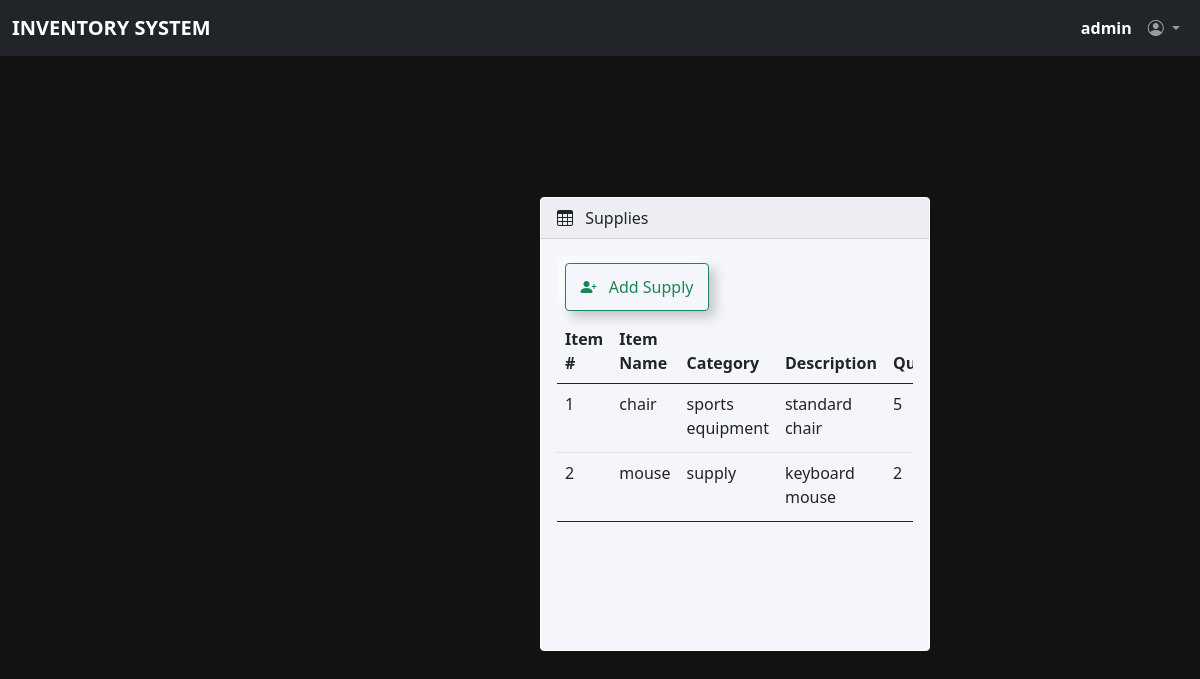
/admin/supplies.php (signed in), run on the app's committed database.
### tables this page shows
CREATE TABLE `supplies` (
  `id` int(11) NOT NULL AUTO_INCREMENT,
  `name` varchar(255) NOT NULL,
  `description` varchar(255) NOT NULL,
  `quantity` int(11) NOT NULL,
  `category` varchar(255) NOT NULL,
  `borrowed_quantity` int(11) NOT NULL,
  `transdate` datetime NOT NULL,
  PRIMARY KEY (`id`)
);

### admin/supplies.php (the view, shortened to what this page needs)
<!DOCTYPE html>
<html lang="en">
<head>
  <link rel="stylesheet" href="css/bootstrap.min.css" />
  <link rel="stylesheet" href="https://cdn.jsdelivr.net/npm/bootstrap-icons@1.4.1/font/bootstrap-icons.css" />
  <link rel="stylesheet" href="css/dataTables.bootstrap5.min.css" />
  <link rel="stylesheet" href="css/style.css" />
</head>
<body class="fixed-left">
  <?php include('includes/navbar.php'); ?>
  <?php include('includes/sidebar.php'); ?>
  <main class="mt-5 pt-3">
    <div class="container-fluid">
      <div class="row">
        <div class="col-md-12 mb-3">
          <div class="card">
            <div class="card-header">
              <span><i class="bi bi-table me-2"></i></span> Supplies
            </div>
            <div class="card-body">
              <div class="table-responsive">
                <table id="example" class="table table-hover data-table" style="width: 100%">
                  <div class="m-2">
                    <button type="button" id="myBtn" class="btn btn-outline-success">
                      <span class="me-2"><i class="bi bi-person-plus-fill"></i></span>
                      Add Supply
                    </button>
                            <?php
                            include "../dbcon.php";
                            ?>
                  </div>
                  <thead class>
                    <tr>
                      <th>Item #</th>
                      <th>Item Name</th>
                      <th>Category</th>
                      <th>Description</th>
                      <th>Quantity</th>
                    </tr>
                  </thead>
                  <tbody>
                    <?php
                    $sql = "SELECT s.`id`,s.`name`,s.`quantity`,s.`description`,s.`category`,(s.`quantity`-s.`borrowed_quantity`) AS remaining FROM `supplies` s;";
                    $actresult = mysqli_query($conn, $sql);
                    while ($result = mysqli_fetch_assoc($actresult)) {
                    ?>
                    <tr>
                      <td>
                        <?php echo $result['id']; ?>
                      </td>
                      <td>
                        <?php echo $result['name']; ?>
                      </td>
                      <td>
                        <?php echo $result['category']; ?>
                      </td>
                      <td>
                        <?php echo $result['description']; ?>
                      </td>
                      <td>
                        <?php echo $result['quantity']; ?>
                      </td>
                    </tr>
                    <?php
                    }
                    ?>
                  </tbody>
                </table>
              </div>
            </div>
          </div>
        </div>
      </div>
    </div>
  </main>
</body>
</html>

### style.css (style rules this page uses)
body { display:flex; flex-direction:column; justify-content:center; min-height:100vh; align-items: center; background-color: #121212; }
.card { width: 390px; height: 454px; background: #F4F6FB; border: 1px solid white; }
button { color: #735F32; width: 9em; height: 3em; border-radius: 50em; font-size: 15px; font-family: inherit; border: none; position: relative; overflow: hidden; z-index: 1; box-shadow: 6px 6px 12px #c5c5c5, -6px -6px 12px #ffffff; text-decoration: none; display: inline-block; }
button::before { content: ''; width: 0; height: 3em; border-radius: 50em; position: absolute; top: 0; left: 0; background-image: linear-gradient(to right, #0fd850 0%, #f9f047 100%); transition: .5s ease; display: block; z-index: -1; }

### data on the page
supplies: id "1", name "chair", category "sports equipment", description "standard chair", quantity "5"
supplies: id "2", name "mouse", category "supply", description "keyboard mouse", quantity "2"

### other printed values
$_SESSION['username'] "admin"
